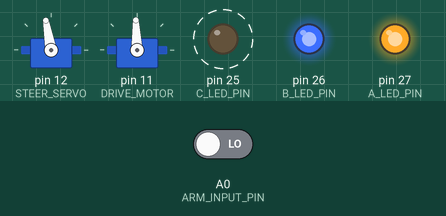
Recording of a sketch running on a simulated Arduino Mega 2560, built with avr-gcc and run on an emulated ATmega2560. On the bench: 2 × servo, output pins drawn as LEDs (lit = HIGH). Dashed ring = blinking. The inputs (shaded band) are chosen by the test bench; at power-on: A0 (ARM_INPUT_PIN) LOW.

Above: at 1.2 s.
1.3 s: A0 (ARM_INPUT_PIN) driven HIGH
At 2.4 s:
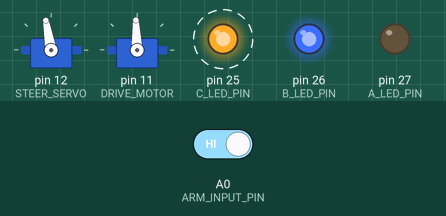
4.3 s: A0 (ARM_INPUT_PIN) driven LOW
At 7.2 s:
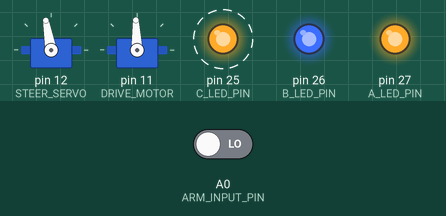
Timing chart, 0 to 13.3 s (numbered marks = the images above; inputs shaded):
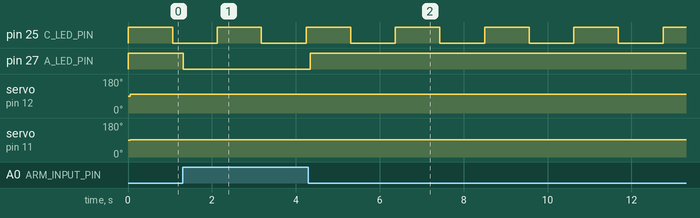

Measured:
- after the input at 1.3 s, pin 27 (A_LED_PIN): HIGH → LOW at once
- after the input at 4.3 s, pin 27 (A_LED_PIN): LOW → HIGH after 0.05 s
- by itself, pin 25 (C_LED_PIN): alternates HIGH for 1.1 s and LOW for 1.1 s

The sketch:

icarus_rover_mc.ino
```cpp
#include <Servo.h>
//Basic Definitions
#define TRUE 1
#define FALSE 0

#define LED_ON 0
#define LED_OFF 1

//Pin Definitions
#define A_LED_PIN 27
#define B_LED_PIN 26
#define C_LED_PIN 25
#define STEER_SERVO 12
#define DRIVE_MOTOR 11
#define ARM_INPUT_PIN A0

//Actuator Definitions
#define STEER_SERVO_CENTER 100
#define STEER_SERVO_MAXLEFT 130
#define STEER_SERVO_MAXRIGHT 65
#define DRIVE_MOTOR_NEUTRAL 92
#define DRIVE_MOTOR_FULLFORWARD 105
#define DRIVE_MOTOR_FULLREVERSE 80
#define ARMED 1
#define DISARMED 0

//Timing Stuff Definitions
#define FAST_LOOP 1 //1000 Hz
#define MEDIUM_LOOP 50 //50 Hz
#define SLOW_LOOP 1000 //1 Hz
#define PRIORITY_HIGH 0
#define PRIORITY_MEDIUM 1
#define PRIORITY_SLOW 2

//Communications Definitions
#define BAUD_RATE 115200

//Timing Stuff declarations
int ontime = 0;
int fast_loop_count = 0;
int medium_loop_count = 0;
int slow_loop_count = 0;
int priority_level = -1;

//Communication declarations
String in_message;
int in_message_completed = 0;
int in_message_started = 0;

//Actuator declarations
Servo SteerServo;
Servo DriveMotor;
int armed_state;


//Other declarations
int temp = DRIVE_MOTOR_NEUTRAL;
int direction = 1;
int value1 = 0;
int value2 = 0;

float pos_x = 12.345678f;
float pos_y = 87.654321f;
float heading = 189.370245f;
void setup()
{
  Serial.begin(BAUD_RATE);
  Serial2.begin(BAUD_RATE);
  pinMode(A_LED_PIN,OUTPUT);
  pinMode(B_LED_PIN,OUTPUT);
  pinMode(C_LED_PIN,OUTPUT);
  digitalWrite(A_LED_PIN, LED_OFF);
  digitalWrite(B_LED_PIN, LED_OFF);
  digitalWrite(C_LED_PIN, LED_OFF);
  in_message.reserve(200);
  SteerServo.attach(STEER_SERVO);
  DriveMotor.attach(DRIVE_MOTOR);

}
void loop()
{

  delay(1);
  //digitalWrite(C_LED_PIN, !digitalRead(C_LED_PIN));


  //digitalWrite(A_LED_PIN, !digitalRead(A_LED_PIN));
  //digitalWrite(B_LED_PIN, !digitalRead(B_LED_PIN));
  //digitalWrite(C_LED_PIN, !digitalRead(C_LED_PIN));
  ontime++;
  if (ontime > 100000)
  {
     ontime = 1;
     fast_loop_count = medium_loop_count = slow_loop_count = 0;
  }
  if ((ontime - fast_loop_count) > FAST_LOOP)
  {
    fast_loop_count = ontime;
    priority_level = PRIORITY_HIGH;
  }
  else if ((ontime - medium_loop_count) > MEDIUM_LOOP)
  {
    medium_loop_count = ontime;
    priority_level = PRIORITY_MEDIUM;
  }
  else if ((ontime - slow_loop_count) > SLOW_LOOP)
  {
    slow_loop_count = ontime;
    priority_level = PRIORITY_SLOW;
  }
  else
  {
    priority_level = -1;
  }
  switch (priority_level)
  {
    case PRIORITY_HIGH:
      //digitalWrite(A_LED_PIN, !digitalRead(A_LED_PIN));
      break;
    case PRIORITY_MEDIUM:
      armed_state = digitalRead(ARM_INPUT_PIN);
      digitalWrite(A_LED_PIN,!armed_state);
      if (armed_state == ARMED)
      {
        /* Debugging Only, for Servo Calibration
        if (direction == 1) { temp  +=1;       }
        if (direction == 0) { temp -= 1;       }
        if(temp > STEER_SERVO_MAXLEFT)      { direction = 0;   }
        if(temp < STEER_SERVO_MAXRIGHT)        { direction = 1;   }
        Serial.println(temp);
        SteerServo.write(temp);
        */
        /*Debugging Only, for Motor Calibration
        if (direction == 1) { temp  +=1;       }
        if (direction == 0) { temp -= 1;       }
        if(temp > DRIVE_MOTOR_FULLFORWARD)      { direction = 0;   }
        if(temp < DRIVE_MOTOR_FULLREVERSE)        { direction = 1;   }
        Serial.println(temp);
        DriveMotor.write(temp);*/
      }
      else
      {
        SteerServo.write(STEER_SERVO_CENTER); //Set to Neutral Value
        DriveMotor.write(DRIVE_MOTOR_NEUTRAL); //Set to Neutral Value
      }


      if (in_message_completed == 1)
      {
          if (in_message.substring(0,4) == "$NAV")
          {
            Serial.print("Got NAV Message: ");
            value1 = getValue(in_message,',',1).toInt();
            value2 = getValue(in_message,',',2).toInt();
            if (armed_state == ARMED)
            {
              SteerServo.write(constrain(value1,STEER_SERVO_MAXRIGHT,STEER_SERVO_MAXLEFT)); //Expects angle, from 0 to 180
              DriveMotor.write(constrain(value2,DRIVE_MOTOR_FULLREVERSE,DRIVE_MOTOR_FULLFORWARD)); //Expects angle, from 0 to 180
            }

            Serial.print(value1);
            Serial.print(" ");
            Serial.println(value2);
          }
          else if(in_message.substring(0,4) == "$SEN")
          {
            Serial.println("Got SEN Message.");
          }
          Serial.println(in_message);
          Serial2.println(in_message);
          in_message = "";
          in_message_completed = 0;
          in_message_started = 0;
      }
      heading = heading+1.01f;
      pos_x = pos_x + 1.01;
      pos_y = pos_y + 1.01;
      Serial2.print("$POS,");
      Serial2.print(pos_x,2);
      Serial2.print(",");
      Serial2.print(pos_y,2);
      Serial2.print(",");
      Serial2.print(heading,2);
      Serial2.println("*");

      Serial2.print("$STA,ARM,");
      Serial2.print(armed_state);
      Serial2.println("*");


      break;
    case PRIORITY_SLOW:
      digitalWrite(C_LED_PIN, !digitalRead(C_LED_PIN));
      break;
    default:
      break;
  }

}
void serialEvent2() {
  while ((Serial2.available()>0) && (in_message_completed == 0)) {
      char inChar = (char)Serial2.read();
      if (inChar == '$')
      {
         in_message_started = 1;
      }
      if (in_message_started == 1)
      {
        in_message += inChar;
      }
      if (inChar == '*') {
        in_message_completed = 1;
        in_message_started = 0;
      }
  }
}

String getValue(String data, char separator, int index)
{
 int found = 0;
  int strIndex[] = {
0, -1  };
  int maxIndex = data.length()-1;
  for(int i=0; i<=maxIndex && found<=index; i++){
  if(data.charAt(i)==separator || i==maxIndex){
  found++;
  strIndex[0] = strIndex[1]+1;
  strIndex[1] = (i == maxIndex) ? i+1 : i;
  }
 }
  return found>index ? data.substring(strIndex[0], strIndex[1]) : "";
}
```
